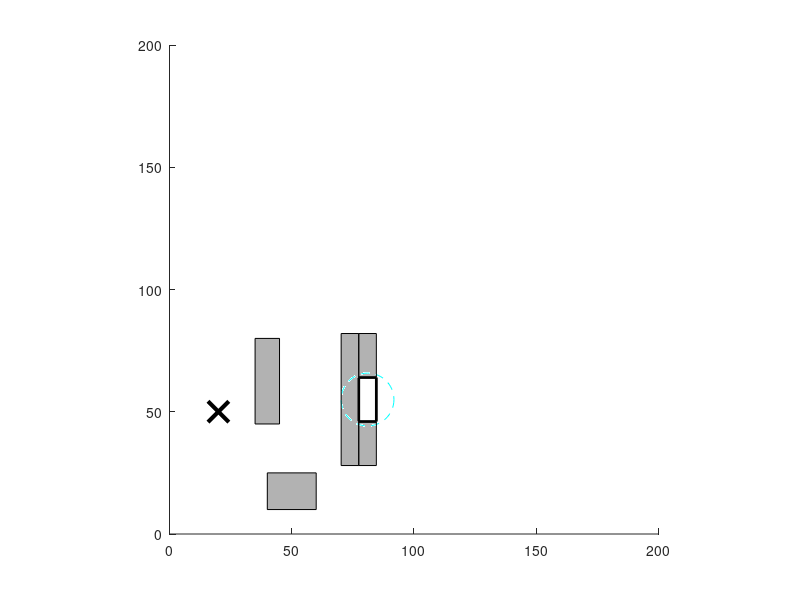

The MATLAB script that drew this image: (Note: this script raises an error after producing the figure.)
clc;clear;close all;
%% GLOBAL CONSTANTS: SET BEFORE RUNNING %%
x_max = 200; y_max = 200;
x_min = 0; y_min = 0;
x_start = 20; y_start = 50; theta_start = 0;
x_goal = 81; y_goal = 55; theta_goal = 90*pi/180;
l_car = 7.5; w_car = 3;
parking_spot_to_car_ratio = 2.4;
max_iter = 2000;
bias = 0.05;
angle_weighting = 5;

numofpathfound = 0;

obstacle1 = [35 45 10 35];
obstacle2 = [40 10 20 15];

%define parking spot based on above constants
parking_width = w_car*parking_spot_to_car_ratio;
parking_length = l_car*parking_spot_to_car_ratio;
thres_radius = parking_width*1.5;
X0 = x_goal - parking_width/2; 
X1 = x_goal + parking_width/2;
Y0 = y_goal - parking_length/2;
Y1 = y_goal + parking_length/2;

Y3 = y_goal - 1.5*parking_length;
obstacle3 = [X0 Y1 parking_width parking_length];  %parallel parking spot above
obstacle4 = [X0 Y3 parking_width parking_length];  %parallel parking spot below       
X2 = x_goal - 1.5*w_car*parking_spot_to_car_ratio;
obstacle5 = [X2 Y3 parking_width 3*parking_length];  %wall on left

th_max = 2*pi();
flag_success = 0;
flag_near_goal = 0;
goal = 0;

%non-holonomic values
dt = 0.1;
v_range_far = 1:1:10; 
v_range_near = thres_radius*(-1):0.1:thres_radius; 
steer_range_far = -0.8:0.2:0.8; %-45 to 45 deg
steer_range_near = -1:0.1:1;   %-60 to 60 deg
max_steps = 10; 

%% Plotting graphs
figure(1)
hold on
xlim([x_min x_max]); ylim([y_min y_max]); % Set bounds
axis square
plot(x_start, y_start, 'kx', 'MarkerSize', 15, 'LineWidth',3); % Start
%plot(x_goal, y_goal, 'g+', 'MarkerSize', 15); % goal
goal_circle = [x_goal-thres_radius, y_goal-thres_radius, 2*thres_radius, 2*thres_radius];
rectangle('Position', goal_circle, 'Curvature', [1,1], 'LineStyle', '--', 'EdgeColor', 'c'); % goal threshhold, plots circle
rectangle('Position', [X0 Y0 parking_width parking_length], 'EdgeColor', 'k', 'LineWidth', 2); % parking space
rectangle('Position', obstacle1, 'FaceColor', [.7 .7 .7]); % Obstacles
rectangle('Position', obstacle2, 'FaceColor', [.7 .7 .7]); % Obstacles
rectangle('Position', obstacle3, 'FaceColor', [.7 .7 .7]); % Obstacles
rectangle('Position', obstacle4, 'FaceColor', [.7 .7 .7]); % Obstacles
rectangle('Position', obstacle5, 'FaceColor', [.7 .7 .7]); % Obstacles

drawnow;

z = zeros(1,1);
node = struct('x',z,'y',z,'theta',z,'x_par',z,'y_par',z,'th_par',z,'pv',z,'pa',z,'pt',z,'dist',z,'index',z,'p_index',z,'path',z);
nodes_created = 1;
node(1).x = x_start; node(1).y = y_start; node(1).theta = theta_start;
node(1).x_par = x_start; node(1).y_par = y_start; node(1).th_par = theta_start;
node(1).pv = 0; node(1).pa = 0; node(1).pt = 0; 
node(1).dist = 0; node(1).index = 1; node(1).p_index = 0;

%% Tree generation
iter = 2;
while (iter <= max_iter)
    if goal
        %if goal is reached, have the newly generated node stay inside an eclipse
        cmin = sqrt( (x_goal - x_start)^2 + (y_goal - y_start)^2);
        if cbest > sqrt(cbest^2-cmin^2)
            a=cbest/2;
            b=sqrt(cbest^2-cmin^2)/2;
        else
            b=cbest/2;
            a=sqrt(cbest^2-cmin^2)/2; 
        end

        e_theta = -pi/2 + pi*rand;
        kk=(a*b)/(sqrt((b*cos(e_theta))^2 + (a*sin(e_theta))^2));
        max = round(kk);
        r = randi(max);
        inclination = atan((y_goal - y_start)/(x_goal - x_start));

        if mod(r,2) == 0
            xpoint = x_start + r*cos(e_theta + inclination);
            ypoint = y_start + r*sin(e_theta + inclination);
        else
            xpoint = x_goal - r*cos(e_theta + inclination);
            ypoint = y_goal - r*sin(e_theta + inclination);
        end
        x_rand = round(xpoint);
        y_rand = round(ypoint);
        th_rand = round(th_max*rand());
    else
    % Random Points
    x_rand = round(x_max*rand()); y_rand = round(y_max*rand()); th_rand = round(th_max*rand());

    % Biasing towards goal only when unsuccesful
    if flag_success == 0 && flag_near_goal && rand() < 0.5
        x_rand = x_goal - 2*thres_radius + 4*thres_radius*rand();
        y_rand = y_goal - 2*thres_radius + 4*thres_radius*rand();
        th_rand = mod(theta_goal - pi/180*15 + pi/180*30*rand(), 2*pi);
        if(rand()<0.5)
            th_rand = mod(-th_rand, 2*pi);
        end
    end
    end

    distance = zeros(nodes_created,1);
    for i = 1:nodes_created
        distance(i) = sqrt((x_rand-node(i).x)^2 + (y_rand-node(i).y)^2 + (parking_width/pi*angdiff(th_rand,node(i).theta))^2); %Euclidean distance + Angle * weighting
    end
    [~,parent_index] = min(distance);

    x_close = node(parent_index).x;
    y_close = node(parent_index).y;
    theta_close = node(parent_index).theta;

    % Motion Primitives
    path = zeros(max_steps, 3);
    path(1,:) = [x_close, y_close, theta_close];
    path_points = zeros(max_steps, 6); % x,y,theta,vel,angle,dt
    path_points(1,:) = [x_close, y_close, mod(theta_close,2*pi), 0, 0, 0]; 
    
    pp_iter = 2;
    
    %if near goal, negative velocity allowed, steer range more precise, set goal directly on target
    %if sqrt((x_close-x_goal)^2+(y_close-y_goal)^2) <= thres_radius
    
    %%x_rand = round(x_max*rand()); y_rand = round(y_max*rand()); th_rand = round(th_max*rand());

    if (sqrt((x_close-x_goal)^2+(y_close-y_goal)^2) <= thres_radius)
        v_range = v_range_near;
        steer_range = steer_range_near;
    else
        v_range = v_range_far;
        steer_range = steer_range_far;
    end
    
    %find best path from parent towards randomly sampled point
    for v_iter = v_range
        for st_iter = steer_range
            for i = 2:max_steps
                path(i,:) = [path(i-1,1)+v_iter*cos(path(i-1,3))*dt, path(i-1,2)+v_iter*sin(path(i-1,3))*dt, path(i-1,3)+v_iter*tan(st_iter)*dt/l_car];
                if IsObstacle(path(i,1),path(i,2), obstacle1,obstacle2,obstacle3,obstacle4,obstacle5, x_min,x_max,y_min,y_max) == 1
                    break
                end
                path_points(pp_iter,:)=[path(i,:),v_iter,st_iter,(i-1)*dt];
                pp_iter = pp_iter + 1;
            end
        end
    end

    %scatter(path_points(:,1),path_points(:,2))
    dist_pp = zeros(size(path_points,1),1);
    for i = 1:size(path_points,1)
        dist_pp(i) = sqrt( (x_rand - path_points(i,1))^2 + (y_rand - path_points(i,2))^2 + (parking_width/pi*angdiff(th_rand,path_points(i,3)))^2 ); %Euclidean distance + Angle * weighting
    end
    [dist_pp_value, pp_parent_index] = min(dist_pp(2:end));

    %check if node repeats
    if path_points(pp_parent_index,1)==path_points(1,1) && path_points(pp_parent_index,2)==path_points(1,2) && mod(path_points(pp_parent_index,3),2*pi)==mod(path_points(1,3),2*pi)
        continue;
    end

    % Create a new node with the closest point
    nodes_created = nodes_created + 1;
    node(nodes_created).x = path_points(pp_parent_index,1);
    node(nodes_created).y = path_points(pp_parent_index,2);
    node(nodes_created).theta = mod(path_points(pp_parent_index,3),2*pi);
    node(nodes_created).x_par = path_points(1,1);
    node(nodes_created).y_par = path_points(1,2);
    node(nodes_created).th_par = mod(path_points(1,3),2*pi);
    node(nodes_created).pv = path_points(pp_parent_index,4);
    node(nodes_created).pa = path_points(pp_parent_index,5);
    node(nodes_created).pt = path_points(pp_parent_index,6);
    node(nodes_created).index = nodes_created;
    node(nodes_created).p_index = parent_index;
    node(nodes_created).dist = node(parent_index).dist + dist_pp_value;
    node(nodes_created).path = path_points((path_points(:,4) == node(nodes_created).pv & path_points(:,5)==node(nodes_created).pa & path_points(:,6) <=node(nodes_created).pt), 1:2);
    node(nodes_created).path = flipud(node(nodes_created).path);
    
    %car position
    figure(1)
    ss=scatter(node(nodes_created).x,node(nodes_created).y,'filled');
    ss.SizeData = 20;
    %drawnow;

    car_angle = node(nodes_created).theta;
    car_center_x = node(nodes_created).x;
    car_center_y = node(nodes_created).y;

    car_x1 = car_center_x + 0.5*l_car*cos(car_angle) - 0.5*w_car*sin(car_angle);
    car_x2 = car_center_x + 0.5*l_car*cos(car_angle) + 0.5*w_car*sin(car_angle);
    car_x3 = car_center_x - 0.5*l_car*cos(car_angle) - 0.5*w_car*sin(car_angle);
    car_x4 = car_center_x - 0.5*l_car*cos(car_angle) + 0.5*w_car*sin(car_angle);

    car_y1 = car_center_y + 0.5*l_car*sin(car_angle) + 0.5*w_car*cos(car_angle);
    car_y2 = car_center_y + 0.5*l_car*sin(car_angle) - 0.5*w_car*cos(car_angle);
    car_y3 = car_center_y - 0.5*l_car*sin(car_angle) + 0.5*w_car*cos(car_angle);
    car_y4 = car_center_y - 0.5*l_car*sin(car_angle) - 0.5*w_car*cos(car_angle);     

    if IsInParking(car_x1,car_y1,car_x2,car_y2,car_x3,car_y3,car_x4,car_y1,X0,X1,Y0,Y1) == 1
       
        % plot car
        plot([car_x1 car_x2 car_x4 car_x3 car_x1], [car_y1 car_y2 car_y4 car_y3 car_y1], 'r','LineWidth',1);
        
        p_index = node(nodes_created).p_index;
        numofpathfound = numofpathfound + 1;
        allpath(numofpathfound) = node(nodes_created).index;
        line_array = [node(nodes_created).x, node(nodes_created).y];
        
        while p_index >= 2
            c = [node(p_index).path(:,:)];
            disp(c)
            line_array = [line_array;c];  %line([node(nodes_created).x node(p_index).x],[node(nodes_created).y,node(p_index).y])
            p_index = node(p_index).p_index;    
        end
        
        %plot(line_array(:,1),line_array(:,2), 'k','LineWidth',3);
        iter    %print iter when successful
        goal = 1;
        %plot(line_array(:,1),line_array(:,2))
        cbest = 0;
        for g = 1:1:size(line_array,1)-1
            cbest = cbest + pdist2(line_array(g,:),line_array(g+1,:));
        end
        clear line_array;
        fprintf("Route Found\n");
        flag_success = 1;     
        %break;

    %elseif car_center_x>X0 && car_center_x<X1 && car_center_y>Y0 && car_center_y<Y1
    elseif sqrt((car_center_x-x_goal)^2+(car_center_y-y_goal)^2) <= thres_radius
        %center is in parking, but car is not. for visualization
        %plot([car_x1 car_x2 car_x4 car_x3 car_x1], [car_y1 car_y2 car_y4 car_y3 car_y1], 'm')
        drawnow;
        flag_near_goal = 1;
    end
    iter = iter + 1;
end

%% find the best of all paths
totaldist = 0;
currentdist = 0;
bestpath = 0;
for z = 1:1:numofpathfound
    currentdist = node(allpath(z)).dist;
    if currentdist>totaldist
        totaldist=currentdist;
        bestpath = z;
    end
end
p_index = node(allpath(bestpath)).p_index;
line_array = [node(allpath(bestpath)).x, node(allpath(bestpath)).y];
        
        while p_index >= 2
            c = [node(p_index).path(:,:)];
            disp(c)
            line_array = [line_array;c];  %line([node(nodes_created).x node(p_index).x],[node(nodes_created).y,node(p_index).y])
            p_index = node(p_index).p_index;    
        end
plot(line_array(:,1),line_array(:,2), 'k','LineWidth',2);

%% Obstacle detection
function yn = IsObstacle(x,y,obstacle1,obstacle2,obstacle3,obstacle4,obstacle5,x_min,x_max,y_min,y_max)
%check if center point is in obstacle or outside of map
    yn = 0;
    if x>obstacle1(1) && x<(obstacle1(1)+obstacle1(3)) && y>obstacle1(2) && y<(obstacle1(2)+obstacle1(4))
        yn = 1;
        return;
    elseif x>obstacle2(1) && x<(obstacle2(1)+obstacle2(3)) && y>obstacle2(2) && y<(obstacle2(2)+obstacle2(4))
        yn = 1;
        return;
    elseif x>obstacle3(1) && x<(obstacle3(1)+obstacle3(3)) && y>obstacle3(2) && y<(obstacle3(2)+obstacle3(4))
        yn = 1;
        return;
    elseif x>obstacle4(1) && x<(obstacle4(1)+obstacle4(3)) && y>obstacle4(2) && y<(obstacle4(2)+obstacle4(4))
        yn = 1;
        return;
    elseif x>obstacle5(1) && x<(obstacle5(1)+obstacle5(3)) && y>obstacle5(2) && y<(obstacle5(2)+obstacle5(4))
        yn = 1;
        return;
    elseif x<x_min || x>x_max || y<y_min || y>y_max
        yn = 1;
        return;
    end
end

function wn = IsInParking(x1,y1,x2,y2,x3,y3,x4,y4,X0,X1,Y0,Y1)
%check if four corners of car are within parking space
    wn = 0;
    if (x1>X0 && x1<X1 && y1>Y0 && y1<Y1) && (x2>X0 && x2<X1 && y2>Y0 && y2<Y1) && (x3>X0 && x3<X1 && y3>Y0 && y3<Y1) && (x4>X0 && x4<X1 && y4>Y0 && y4<Y1)
        wn = 1;
    end
end